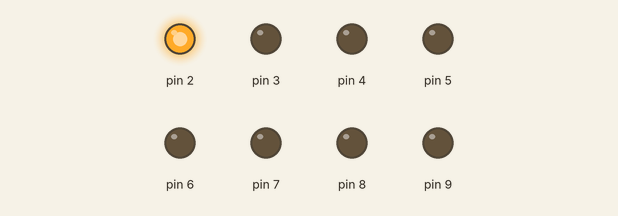
Simulated run of this sketch. Board: Arduino Uno, built with avr-gcc and run on an emulated ATmega328P. On the bench: output pins drawn as LEDs (lit = HIGH).

Above: at 0.2 s.
At 2.2 s:
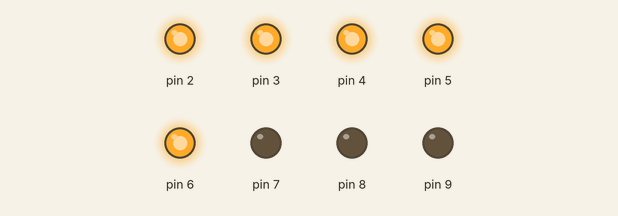
At 4.5 s:
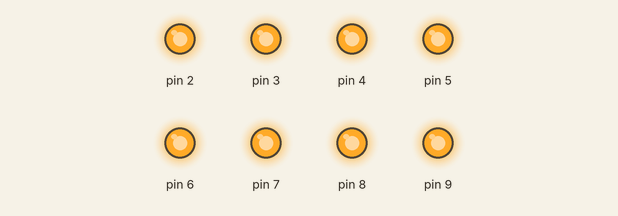
At 7.2 s:
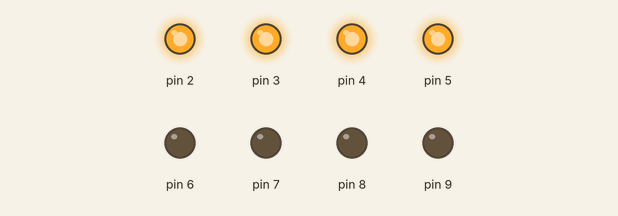
At 9.7 s:
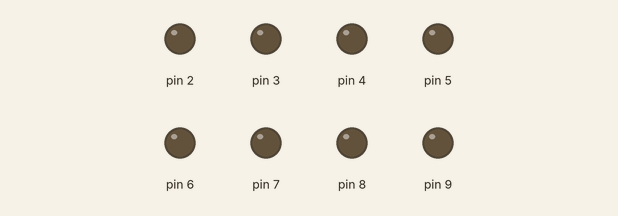
At 13.2 s:
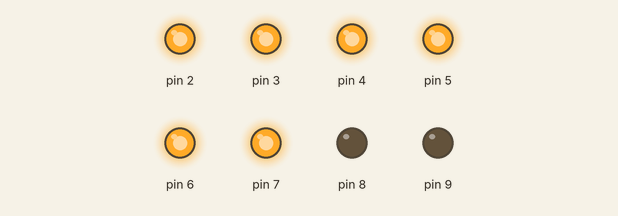
Timing chart, 0 to 13.7 s (numbered marks = the images above):
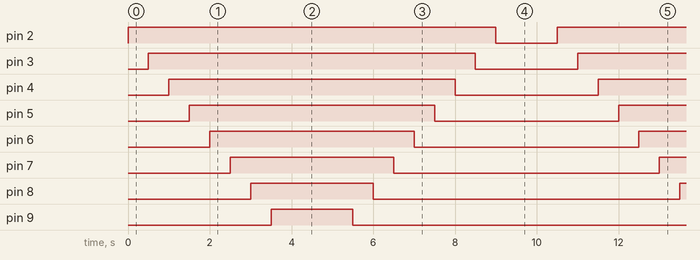

Measured:
- by itself, pin 2: alternates HIGH for 9.0 s and LOW for 1.5 s
- by itself, pin 3: alternates HIGH for 8.0 s and LOW for 2.5 s
- by itself, pin 4: alternates HIGH for 7.0 s and LOW for 3.5 s
- by itself, pin 5: alternates HIGH for 6.0 s and LOW for 4.5 s
- by itself, pin 6: alternates HIGH for 5.0 s and LOW for 5.5 s
- by itself, pin 7: alternates HIGH for 4.0 s and LOW for 6.5 s
- by itself, pin 8: alternates HIGH for 3.0 s and LOW for 7.5 s
- by itself, pin 9: alternates HIGH for 2.0 s and LOW for 8.5 s

The sketch:

LED_Multi_01.ino
```cpp
void setup() {

  // 2번 핀부터 9번핀까지 출력으로
  for(int i = 2; i< 10;i++){
    pinMode(i,OUTPUT);
  }
}

void loop() {

  for(int i = 2; i < 10; i++) {
    digitalWrite(i,HIGH);
    delay(500);
  }
  delay(1000);
  // 켜진 방향과 같은 방향으로 꺼지기
  // for(int i = 2; i <10 ; i++) {

  // 켜진 방향과 반대방향으로 꺼지기
  for(int i = 10; i >=2 ; i--) {
    digitalWrite(i,LOW);
    delay(500);
  }
  delay(1000);


}
```
